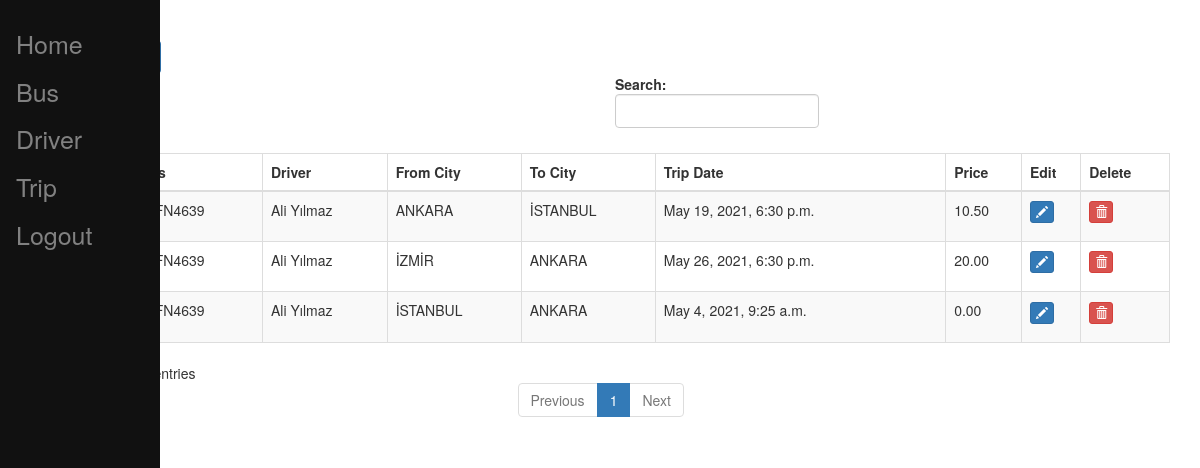
Screenshot of /trip/ (signed in) with the database file from the repository.
### busticket/models.py (models this page shows, shortened)
class Trip(models.Model):
    bus = models.ForeignKey(Bus, on_delete=models.PROTECT)
    driver = models.ForeignKey(Driver, on_delete=models.PROTECT,blank=True,null=True)
    from_city = models.ForeignKey(City, related_name='f_city', on_delete=models.CASCADE,blank=True,null=True)
    to_city = models.ForeignKey(City, related_name='t_city', on_delete=models.CASCADE,blank=True,null=True)
    trip_date = models.DateTimeField(blank=True)
    price = models.DecimalField(max_digits=6, decimal_places=2, default=0.0)
    bus_company = models.ForeignKey(BusCompany, on_delete=models.CASCADE, editable=True,blank=True,null=True)
    class Meta:
        constraints = [
            models.UniqueConstraint(fields=['bus', 'from_city','to_city'], name='unique trip')
        ]

class Bus(models.Model):
    plate_text = models.CharField(max_length=30,unique=True)
    brand_name = models.CharField(max_length=30,default='Mercedes Benz')
    status = models.BooleanField(default=True)
    seat_count = models.IntegerField(default=52)
    bus_company = models.ForeignKey(BusCompany, on_delete=models.CASCADE, blank=True,null=True)
    def __str__(self):
        return self.plate_text

class Driver(models.Model):
    name = models.CharField(max_length=30,default='Unknown Driver',unique=True)
    date_of_birth = models.DateField()
    years_of_experience = models.IntegerField()
    bus_company = models.ForeignKey(BusCompany, on_delete=models.CASCADE, editable=False,blank=True,null=True)
    def __str__(self):
        return self.name

class City(models.Model):
    name = models.CharField(max_length=30,unique=True)
    def __str__(self):
        return self.name

### busticket/views.py (the view)
# urls.py: path('trip/',views.get_list_of_trips),
def get_list_of_trips(request):
    user = User.objects.get(username=request.user.username)
    trip_list = Trip.objects.filter(bus_company=user.buscompany)
    return render(request,"busticket/tripcrud/trip.html",{'trip_list':trip_list})

### busticket/templatetags/user_tags.py (called while the page is built)
@register.filter(name='has_group')
def has_group(user, group_name):
    group = Group.objects.filter(name=group_name)
    if group:
        group = group.first()
        return group in user.groups.all()
    else:
        return False

### templates/busticket/tripcrud/trip.html (shortened to what this page needs)
{% extends 'busticket/base.html' %}
{% block content %}
 <div class="col-md-12">
        <h4>Trip List</h4> <span><a href="/tripnew" class="btn btn-primary">Add New Record</a></span>
        <div class="table-responsive">
  <table id="bootstrapdatatable" class="table table-striped table-bordered" width="100%">
            <thead>
                <th>Trip No</th>
                <th>Bus</th>
                <th>Driver</th>
                <th>From City</th>
                <th>To City</th>
                <th>Trip Date</th>
                <th>Price</th>
                <th>Edit</th>
                <th>Delete</th>
             </thead>
   <tbody>
   {% for trip in trip_list %}
    <tr>
     <td>{{ trip.id }}</td>
     <td>{{ trip.bus }}</td>
     <td>{{ trip.driver }}</td>
     <td>{{ trip.from_city }}</td>
     <td>{{ trip.to_city }}</td>
     <td>{{ trip.trip_date }}</td>
     <td>{{ trip.price }}</td>
     <td><p data-placement="top" data-toggle="tooltip" title="Edit"><a href="/tripedit/{{ trip.id }}" class="btn btn-primary btn-xs" data-title="Edit" data-toggle="modal"  ><span class="glyphicon glyphicon-pencil"></span></a></p></td>
     <td><p data-placement="top" data-toggle="tooltip" title="Delete"><a href="/tripdelete/{{ trip.id }}" class="btn btn-danger btn-xs" onclick="return confirm('Are you sure you want to delete this?')" data-title="Delete" data-toggle="modal"  ><span class="glyphicon glyphicon-trash"></span></a></p></td>
    </tr>
   {% endfor %}
   </tbody>
  </table>
        </div>
    </div>
{% endblock content %}

### rows the page displays
Trip: bus "06FN4639", driver "Ali Yılmaz", from_city "ANKARA", to_city "İSTANBUL", trip_date "May 19, 2021, 6:30 p.m.", price "10.50"
Trip: bus "06FN4639", driver "Ali Yılmaz", from_city "İZMİR", to_city "ANKARA", trip_date "May 26, 2021, 6:30 p.m.", price "20.00"
Trip: bus "06FN4639", driver "Ali Yılmaz", from_city "İSTANBUL", to_city "ANKARA", trip_date "May 4, 2021, 9:25 a.m.", price "0.00"
